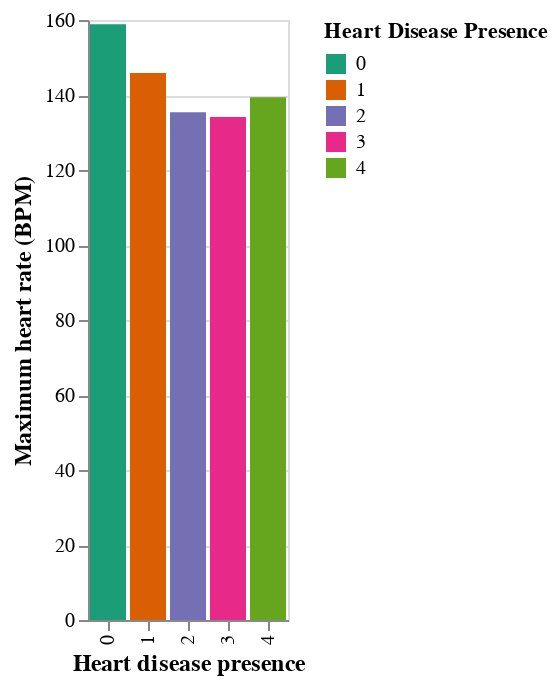

Notebook source saved alongside this figure:
### Markdown cell above
Graphs representing these means:

### Code cell
hd_mean2_ = hd_mean2.reset_index()
hd_mean2_["heart_disease_presence"] = pd.Categorical(hd_mean2_.heart_disease_presence)
hdp_vs_max_htrt = (
    alt.Chart(hd_mean2_)
    .mark_bar()
    .encode(
        x=alt.X("heart_disease_presence", title="Heart disease presence"),
        y=alt.Y("max_heart_rate mean", title="Maximum heart rate (BPM)"),
        color=alt.Color("heart_disease_presence", title="Heart Disease Presence", scale=alt.Scale(scheme='dark2'))
    )
).configure_axis(titleFontSize=12)
hdp_vs_max_htrt

### Figure 1 — Vega-Lite specification as saved in the notebook (floating-point values rounded to 4 significant figures)
{"config": {"view": {"continuousWidth": 400, "continuousHeight": 300}, "axis": {"titleFontSize": 12}}, "data": {"name": "data-3c3d1ca28209cd090bb2bdd17d74e794"}, "mark": "bar", "encoding": {"color": {"field": "heart_disease_presence", "scale": {"scheme": "dark2"}, "title": "Heart Disease Presence", "type": "nominal"}, "x": {"field": "heart_disease_presence", "title": "Heart disease presence", "type": "nominal"}, "y": {"field": "max_heart_rate mean", "title": "Maximum heart rate (BPM)", "type": "quantitative"}}, "$schema": "https://vega.github.io/schema/vega-lite/v4.17.0.json", "datasets": {"data-3c3d1ca28209cd090bb2bdd17d74e794": [{"heart_disease_presence": 0, "trestbps(systolic) mean": 129.5, "chol mean": 244.1, "max_heart_rate mean": 158.9}, {"heart_disease_presence": "1", "trestbps(systolic) mean": 132.8, "chol mean": 249.3, "max_heart_rate mean": 145.9}, {"heart_disease_presence": "2", "trestbps(systolic) mean": 131.7, "chol mean": 259.7, "max_heart_rate mean": 135.4}, {"heart_disease_presence": "3", "trestbps(systolic) mean": 133.7, "chol mean": 238.8, "max_heart_rate mean": 134.1}, {"heart_disease_presence": "4", "trestbps(systolic) mean": 136.9, "chol mean": 253.1, "max_heart_rate mean": 139.4}]}}
